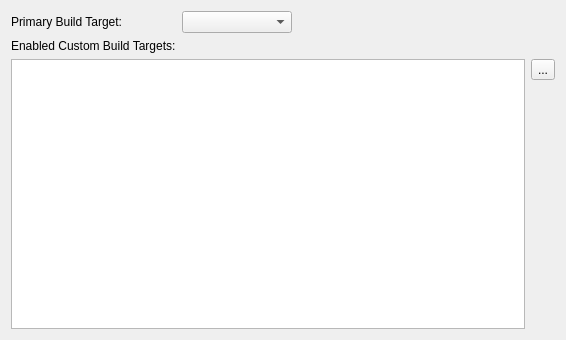
<?xml version="1.0" encoding="UTF-8"?>
<ui version="4.0">
 <class>CBuildTargetsPage</class>
 <widget class="QWizardPage" name="CBuildTargetsPage">
  <property name="geometry">
   <rect>
    <x>0</x>
    <y>0</y>
    <width>566</width>
    <height>340</height>
   </rect>
  </property>
  <property name="windowTitle">
   <string>WizardPage</string>
  </property>
  <property name="title">
   <string>Custom Build Targets</string>
  </property>
  <property name="subTitle">
   <string>These targets are targets that require a specific make target at a specific directory</string>
  </property>
  <layout class="QGridLayout" name="gridLayout">
   <item row="2" column="0" rowspan="2" colspan="4">
    <widget class="QListView" name="buildTargets"/>
   </item>
   <item row="3" column="4">
    <spacer name="verticalSpacer_2">
     <property name="orientation">
      <enum>Qt::Vertical</enum>
     </property>
     <property name="sizeHint" stdset="0">
      <size>
       <width>20</width>
       <height>40</height>
      </size>
     </property>
    </spacer>
   </item>
   <item row="0" column="0">
    <widget class="QLabel" name="label_2">
     <property name="text">
      <string>Primary Build Target:</string>
     </property>
    </widget>
   </item>
   <item row="1" column="0">
    <widget class="QLabel" name="label">
     <property name="text">
      <string>Enabled Custom Build Targets:</string>
     </property>
    </widget>
   </item>
   <item row="2" column="4">
    <widget class="QToolButton" name="addBuildTargetBtn">
     <property name="text">
      <string>...</string>
     </property>
     <property name="icon">
      <iconset resource="../MainWindow/MainWindow.qrc">
       <normaloff>:/resources/plus.png</normaloff>:/resources/plus.png</iconset>
     </property>
    </widget>
   </item>
   <item row="0" column="1">
    <widget class="QComboBox" name="primaryTarget"/>
   </item>
   <item row="0" column="2" colspan="3">
    <spacer name="horizontalSpacer">
     <property name="orientation">
      <enum>Qt::Horizontal</enum>
     </property>
     <property name="sizeHint" stdset="0">
      <size>
       <width>40</width>
       <height>20</height>
      </size>
     </property>
    </spacer>
   </item>
  </layout>
 </widget>
 <resources>
  <include location="../MainWindow/MainWindow.qrc"/>
 </resources>
 <connections/>
</ui>
